Frame 1 (no input): blank canvas, image omitted
Frame 60 (the mouse pressed at the canvas centre just before this capture): blank canvas, image omitted
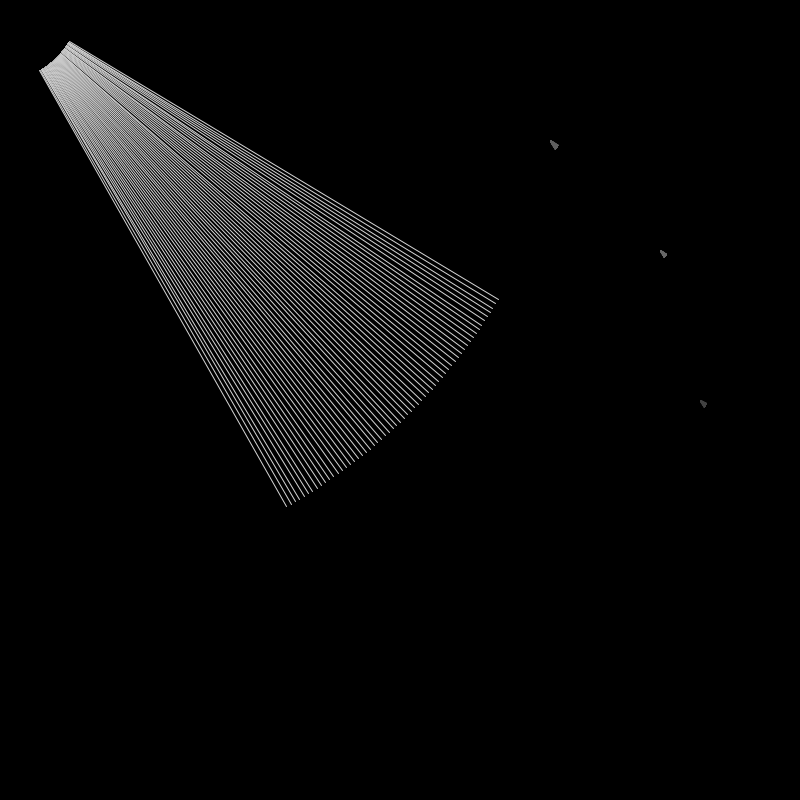
Frame 120 (the mouse held since frame 60 and released just before this capture)

The Processing sketch whose frames 1 and 60 were blank and that drew this single picture after the mouse press (run headless with seeded random() and noise(); from frame 60 on, the mouse is pressed at the canvas centre):

// Processing sketch: processing_96618
// ── processing_96618.pde

class snail {
  PVector location;
  PVector startP;
  PVector endP;
  color Scolor;
  int maxSize = 10;
  int minSize = 5;
  float size = 0;
  float statue = 0;
  float angle = 1;

  snail() {
    location = new PVector(0, 0);
    startP = new PVector(0, 0);
    endP = new PVector(0, 0);
    color Scolor = color(0.0, 0.0, 0.0);
    float statue = 0;
  }

  snail(float x, float y) {
    startP = new PVector(0, 0);
    location = new PVector(x, y);
    endP = new PVector(0, 0);
    size = random(minSize, maxSize);
  }
  void display() {
    pushMatrix();
    translate(location.x, location.y);
    stroke(Scolor);
    line(startP.x, startP.y, endP.x, endP.y);
    popMatrix();
  }
  void reColor() {
    Scolor = color(random(255));
  }
  void move() {
    float dx = cos(radians(angle));
    float dy = sin(radians(angle));
    startP.x = statue * dx;
    startP.y = statue * dy;
    endP.x = (statue + size) * dx;
    endP.y = (statue + size) * dy;
    statue = statue + 0.01;
    angle = angle + 0.5;
    size = size + 0.01;
  }
}
int caught;
int h;
snail[] Snail = new snail[12];
snail[] dateSnail = new snail[4];
void setup() {
  frameRate(3600);
  size(800, 800);
  background(0);
  caught = 0;
  for (int i = 0; i < 12; i++) {
    float dx = cos(radians(30 * i - 60));
    float dy = sin(radians(30 * i - 60));
    Snail[i] = new snail(width / 2 + 300 * dx, height / 2 + 300 * dy);

    dateSnail[0] = new snail(width, height);
    dateSnail[1] = new snail(0, 0);
    dateSnail[2] = new snail(0, height);
    dateSnail[3] = new snail(width, 0);
    for (int j = 0; j < 4; j++) {
      dateSnail[j].size = 500;
      dateSnail[j].statue = 80;
    }
  }
}
void draw() {
  println(frameCount);
  if (caught == 0) {
    h= hour() % 12;
    for (int i = 0; i < h - 1; i++) {
      Snail[i].move();
      Snail[i].display();
    }
    if (frameCount == 3600) {
      caught = 1;
    }
  }
  if (caught == 1) {
    h= hour() % 12;
    int s = minute() * 60 + second();
    Snail[h-1].move();
    Snail[h-1].display();
    if (frameCount == 3600 + s) {
      caught = 2;
    }
  }
  if (caught == 2) {
    frameRate(1);
    h= hour() % 12;
    Snail[h-1].move();
    Snail[h-1].display();
  }
  for (int j = 0; j < 4; j++) {
    dateSnail[j].move();
  dateSnail[j].display();
}




if (frameCount % 60 == 0) {
  for (int i = 0; i < 12; i++)
    Snail[i].reColor();
  for (int j = 0; j < 4; j++)
    dateSnail[j].reColor();
}
}
